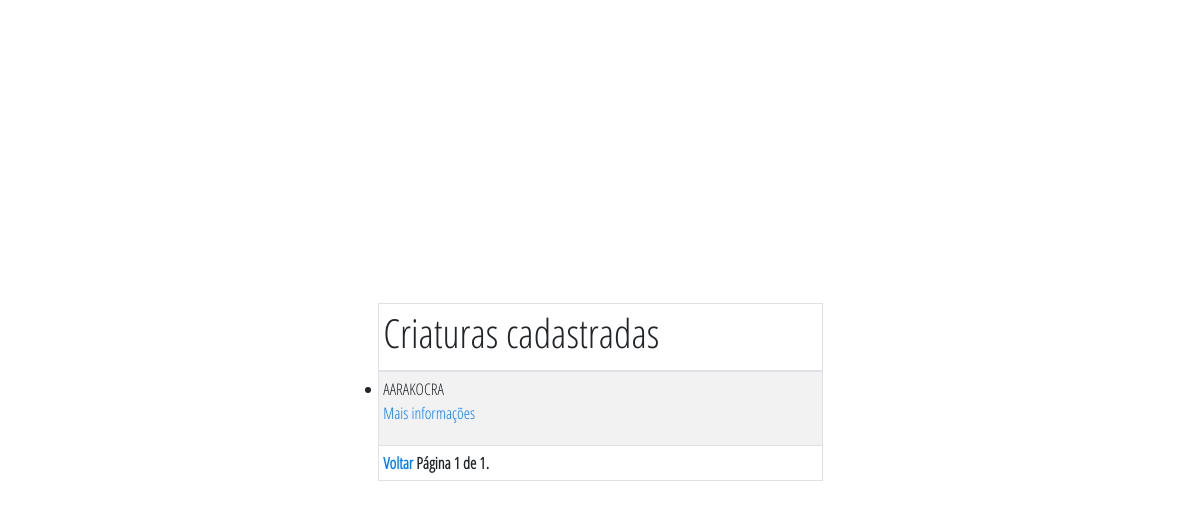
Before: /criaturas-cadastradas/?page=2 with the older database file.
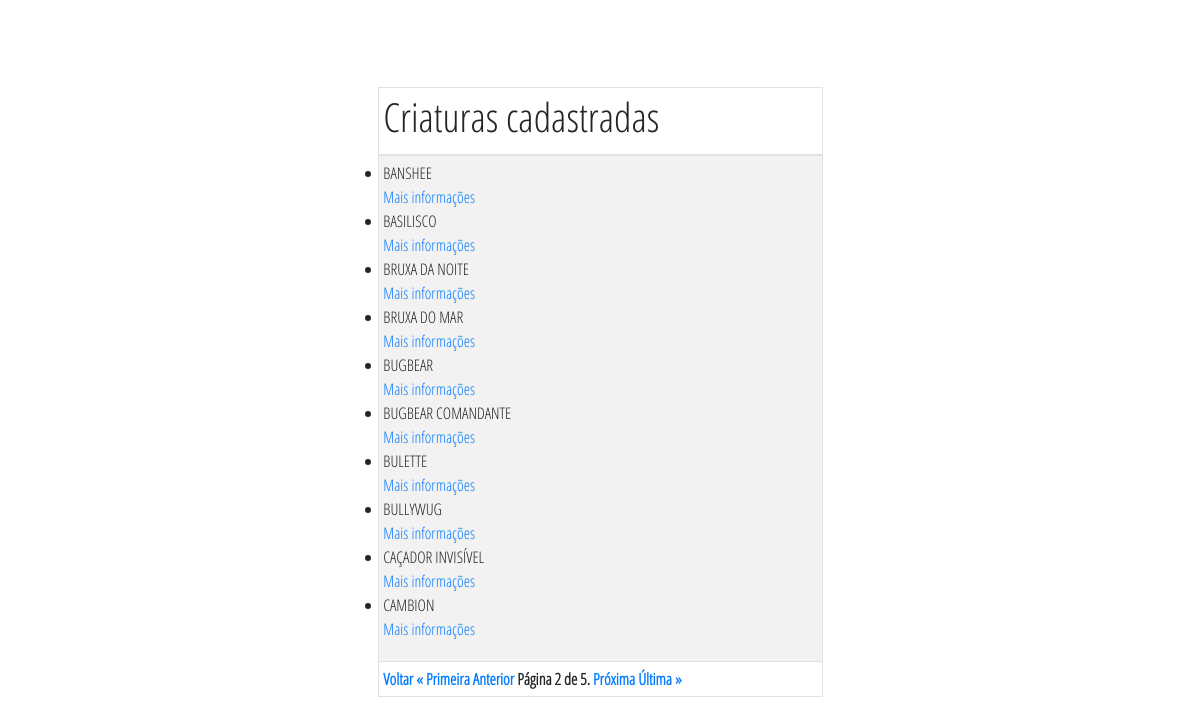
After: the same page with the newer database file.
### bestiario_frontend/models.py (models this page shows)
class Criatura(models.Model):
    nickname = models.CharField(unique=True, max_length=100)
    atributos = models.TextField()
    status_combate = models.CharField(max_length=1024)
    tamanho = models.CharField(max_length=1024)
    conhecimento = models.CharField(max_length=1024)
    alinhamento = models.CharField(max_length=1024)
    resistencia = models.CharField(max_length=1024)
    acoes = models.TextField()
    magias = models.TextField()
    class Meta:
        db_table = 'criatura'

### bestiario_frontend/views.py (the view)
# urls.py: path('criaturas-cadastradas/', views.criaturasCadastradas, name='criaturas-cadastradas'),
def criaturasCadastradas(request):
    criaturas = Criatura.objects.all()
    paginator = Paginator(criaturas, 10)
    page = request.GET.get('page')
    criatura = paginator.get_page(page)
    return render(request, 'criaturas-cadastradas.html', {'criaturas': criatura})

### bestiario_frontend/templates/criaturas-cadastradas.html (shortened to what this page needs)
<!DOCTYPE html>
<html lang="en">
<head>
    {% load static %}
    <link href='{% static "style.css" %}' type="text/css" rel="stylesheet" />
    <link rel="stylesheet" href="{% static 'css/bootstrap.min.css' %}">
    <link rel="stylesheet" href="{% static 'fa/css/all.min.css' %}">
</head>
<body>
    <div class="container py-5 h-100">
        <div class="row d-flex justify-content-center align-items-center h-100">
            <div class="col-12 col-md-8 col-lg-6 col-xl-5">
                <table id="dtBasicExample" class="table table-striped table-bordered table-sm" cellspacing="0" width="100%">
                    <thead>
                        <tr>
                        <th class="th-sm"><h1>Criaturas cadastradas</h1>
                        </th>
                        </tr>
                    </thead>
                    <tbody>
                        <tr>
                            <td>
                                <ul>
                                    {% for criatura in criaturas %}
                                        <li>
                                            {{ criatura.nickname }}<br>
                                            <a href="{{ criatura.id }}">Mais informações</a>
                                        </li>
                                    {% endfor %}
                                </ul>
                            </td>
                        </tr>
                    </tbody>
                    <tfoot>
                        <tr>
                            <th>
                                <a href="{% url 'painel' %}">Voltar</a>
                                <span class="step-links">{% if criaturas.has_previous %}<a href="?page=1">&laquo; Primeira</a>{% endif %}</span>
                                <span class="step-links">{% if criaturas.has_previous %}<a href="?page={{ criaturas.previous_page_number }}">Anterior</a>{% endif %}</span>
                                <span class="current">Página {{ criaturas.number }} de {{ criaturas.paginator.num_pages }}.</span>
                                <span class="step-links">{% if criaturas.has_next %}<a href="?page={{ criaturas.next_page_number }}">Próxima</a></span>
                                <span class="step-links"><a href="?page={{ criaturas.paginator.num_pages }}">Última &raquo;</a>{% endif %}</span>
                            </tr>
                      </tfoot>
                </table>
            </div>
        </div>
    </div>
</body>
</html>

Changed rows visible on the page:
no longer on this page (row edited): Criatura: nickname "AARAKOCRA"
added Criatura: nickname "BANSHEE"
added Criatura: nickname "BASILISCO"
added Criatura: nickname "BRUXA DA NOITE"
added Criatura: nickname "BRUXA DO MAR"
added Criatura: nickname "BUGBEAR"
added Criatura: nickname "BUGBEAR COMANDANTE"
added Criatura: nickname "BULETTE"
added Criatura: nickname "BULLYWUG"
added Criatura: nickname "CAÇADOR INVISÍVEL"
added Criatura: nickname "CAMBION"
Other visible differences:
{{ criaturas.number }}: "1" → "2"
{{ criaturas.paginator.num_pages }}: "1" → "5"
text now shown: "« Primeira Anterior Próxima Última »"
